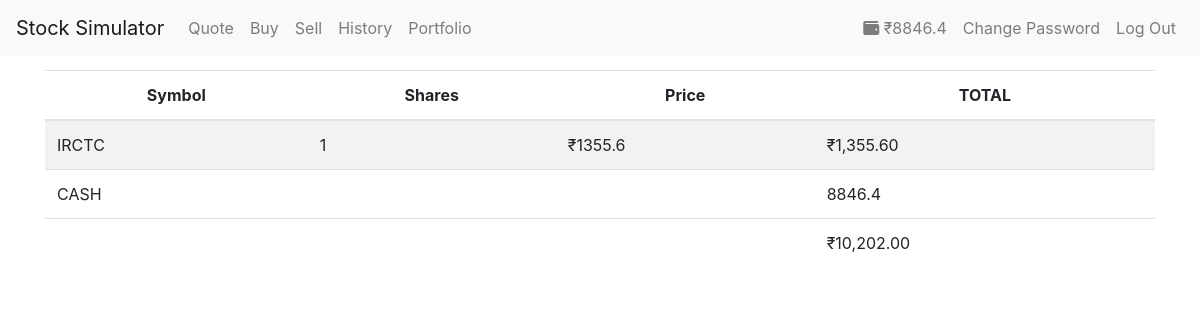
Page / (signed in) on the earlier database version.
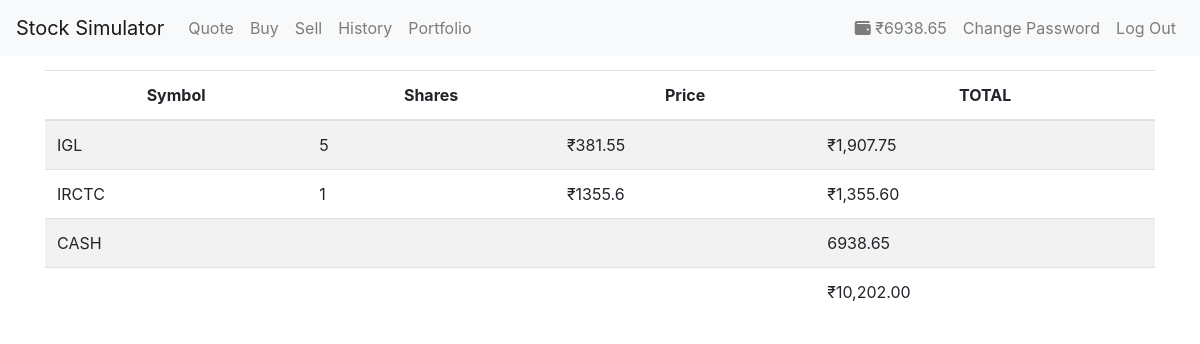
Same page on the later database version.
### tables this page shows
CREATE TABLE 'users' ('id' INTEGER PRIMARY KEY AUTOINCREMENT NOT NULL, 'username' TEXT NOT NULL, 'hash' TEXT NOT NULL, 'cash' NUMERIC NOT NULL DEFAULT 10000.00 );

CREATE TABLE 'portfolio' ('id' INTEGER NOT NULL, 'symbol' TEXT NOT NULL, 'shares' INTEGER NOT NULL, 'price' NUMERIC NOT NULL, 'transacted' DATETIME NOT NULL DEFAULT CURRENT_TIMESTAMP);

### app.py (the view)
@app.route("/")
@login_required
def index():
    symbol=list()
    share=list()
    price=list()
    total=list()
    sy = db.execute("SELECT symbol FROM portfolio WHERE id = :id", id= session['user_id'])
    sh = db.execute("SELECT shares FROM portfolio WHERE id = :id", id= session['user_id'])
    pr = db.execute("SELECT price FROM portfolio WHERE id = :id", id= session['user_id'])
    for i in range (len(sy)):
        symbol.append(sy[i]["symbol"].upper())
    for i in range (len(sh)):
        share.append(sh[i]["shares"])
    for i in range (len(pr)):
        price.append(pr[i]["price"])
    for i in range(len(symbol)):
        total.append(price[i]*share[i])
    data = zip(symbol,share,price,total)
    sum = 0.0
    for i in range(len(total)):
        sum+=total[i]
    for i in range(len(total)):
        total[i]=rs(total[i])
    rows = db.execute("SELECT cash FROM users WHERE id=:id", id= session['user_id'])
    sum+=rows[0]["cash"]
    return render_template("index.html", data=data, sum=rs(sum), cash=rows[0]["cash"])

### helpers.py (called while the page is built)
def login_required(f):
    @wraps(f)
    def decorated_function(*args, **kwargs):
        if session.get("user_id") is None:
            return redirect(url_for("login", next=request.url))
        return f(*args, **kwargs)
    return decorated_function

def rs(value):
    return "₹{:,.2f}".format(value)

### templates/index.html (shortened to what this page needs)
{% extends "layout.html" %}
{% block main %}
<table class="table table-striped">
    <thead>
    <tr>
        <th>Symbol</th>
        <th>Shares</th>
        <th>Price</th>
        <th>TOTAL</th>
    </tr>
    </thead>
        <tfoot>
            <tr>
                <td colspan="3"></td>
                <td>{{sum}}</td>
            </tr>
        </tfoot>
    {% for row in data %}
    <tr>
    {% for item in row %}
    {% if item is not string and item>20%}
        <td>₹{{ item }}</td>
    {% else %}
        <td>{{ item }}</td>
    {% endif %}
    {% endfor %}
    </tr>
    {% endfor %}
    <tr>
      <td colspan="3">CASH</td>
      <td>{{cash}}</td>
    </tr>
</table>
{% endblock %}

### templates/layout.html (shortened to what this page needs)
<!DOCTYPE html>
<html lang="en">
    <head>
        <link href="{{ url_for('static', filename='styles.css') }}" rel="stylesheet">
        <link rel="stylesheet" href="https://stackpath.bootstrapcdn.com/bootstrap/4.5.2/css/bootstrap.min.css">
    </head>
    <body>
        <div class="container">
            <nav class="navbar navbar-expand-lg navbar-light bg-light fixed-top">
                <a class="navbar-brand blue" href="{{ url_for('index') }}">Stock Simulator</a>
                <div class="collapse navbar-collapse" id="navbarSupportedContent">
                    {% if session.user_id %}
                        <ul class="navbar-nav mr-auto">
                            <li class="nav-item"><a class="nav-link" href="{{ url_for('quote') }}">Quote</a></li>
                            <li class="nav-item"><a class="nav-link" href="{{ url_for('buy') }}">Buy</a></li>
                            <li class="nav-item"><a class="nav-link" href="{{ url_for('sell') }}">Sell</a></li>
                            <li class="nav-item"><a class="nav-link" href="{{ url_for('history') }}">History</a></li>
                            <li class="nav-item"><a class="nav-link" href="{{ url_for('portfolio') }}">Portfolio</a></li>
                        </ul>
                        <ul class="navbar-nav navbar-right">
                            <li class="nav-item"><a class="nav-link" href="{{ url_for('wallet') }}"><i class="fas fa-wallet"></i> ₹{{cash}}</a></li>
                            <li class="nav-item"><a class="nav-link" href="{{ url_for('changepass') }}">Change Password</a></li>
                            <li class="nav-item"><a class="nav-link" href="{{ url_for('logout') }}">Log Out</a></li>
                        </ul>
                    {% else %}
                        <ul class="navbar-nav ml-auto">
                            <li class="nav-item"><a class="nav-link" href="{{ url_for('register') }}">Register</a></li>
                            <li class="nav-item"><a class="nav-link" href="{{ url_for('logout') }}">Log In</a></li>
                        </ul>
                    {% endif %}
                </div>
            </nav>
            <main>
                {% block main %}{% endblock %}
            </main>
        </div>
    </body>
</html>

### static/styles.css (style rules this page uses)
.container { margin-left: auto; margin-right: auto; text-align: center; }
.navbar-light .navbar-brand { color: #537fbe; }
main td { text-align: left; }

### templates/layout.html (style rules this page uses)
body { padding-top:70px; }

Differences in the rows shown:
changed users: cash "8846.4" → "6938.65"
added portfolio: row "IGL" "5" "₹1,907.75", price "381.55"
